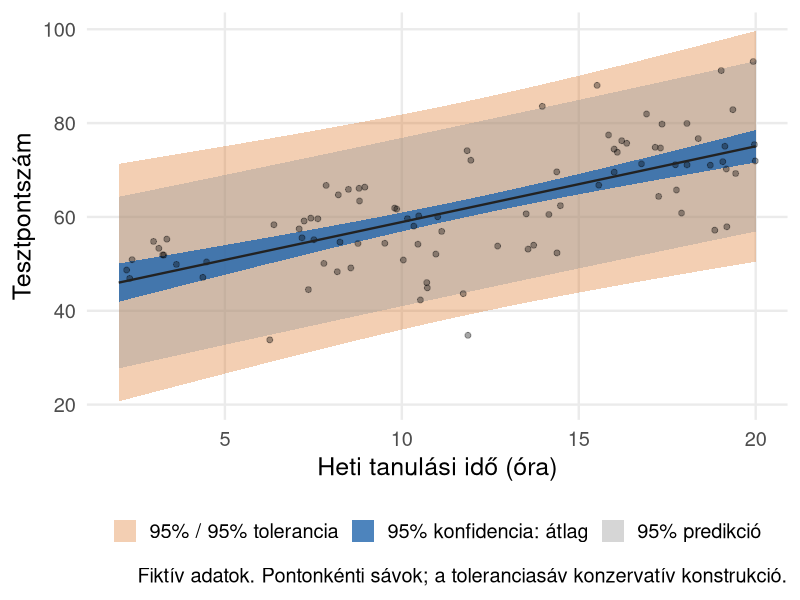
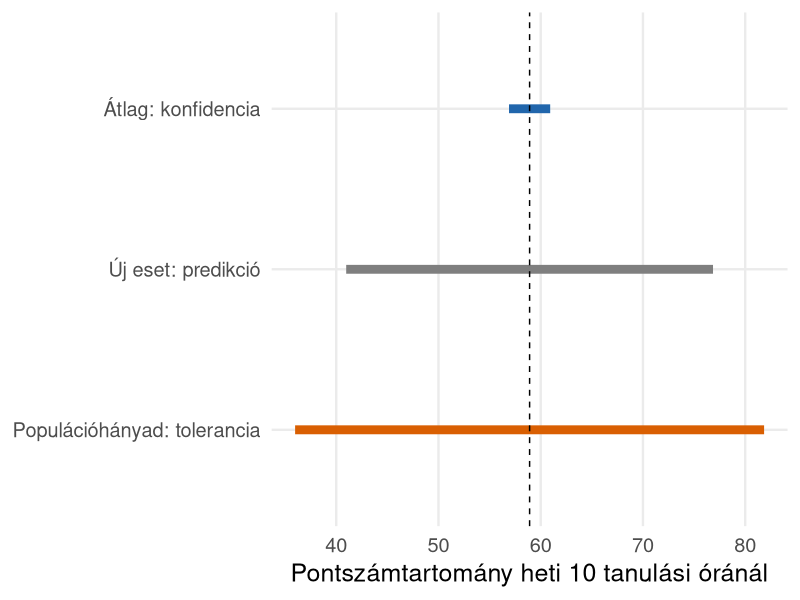

These figures' R source, in order:
## ---- chunk 1
#| include: false
library(ggplot2)
set.seed(171026)
theme_set(theme_minimal(base_size=18)+theme(panel.grid.minor=element_blank()))
d <- data.frame(x=runif(90,2,20))
d$y <- 40+1.7*d$x+rnorm(nrow(d),0,8)
m <- lm(y~x,data=d)
grid <- data.frame(x=seq(2,20,length.out=150))
ci <- predict(m,grid,interval="confidence",level=.95)
pi <- predict(m,grid,interval="prediction",level=.95)
nu <- df.residual(m)
sigma_hat <- sigma(m)
h <- 1/nrow(d)+(grid$x-mean(d$x))^2/sum((d$x-mean(d$x))^2)
alpha <- .05
P <- .95
# Konzervatív pontonkénti TI: Bonferroni a feltételes átlag és szórás korlátaira.
mean_margin <- qt(1-alpha/4,nu)*sigma_hat*sqrt(h)
sigma_upper <- sigma_hat*sqrt(nu/qchisq(alpha/2,nu))
ti_margin <- mean_margin+qnorm((1+P)/2)*sigma_upper
grid$fit <- ci[,"fit"]
grid$ci_lo <- ci[,"lwr"];grid$ci_hi <- ci[,"upr"]
grid$pi_lo <- pi[,"lwr"];grid$pi_hi <- pi[,"upr"]
grid$ti_lo <- grid$fit-ti_margin;grid$ti_hi <- grid$fit+ti_margin
## ---- chunk 2
#| fig-width: 11
#| fig-height: 5.5
ggplot(grid,aes(x,fit))+
  geom_ribbon(aes(ymin=ti_lo,ymax=ti_hi,fill="95% / 95% tolerancia"),alpha=.30)+
  geom_ribbon(aes(ymin=pi_lo,ymax=pi_hi,fill="95% predikció"),alpha=.40)+
  geom_ribbon(aes(ymin=ci_lo,ymax=ci_hi,fill="95% konfidencia: átlag"),alpha=.8)+
  geom_point(data=d,aes(x,y),inherit.aes=FALSE,alpha=.35,size=1.7)+
  geom_line(color="#222222",linewidth=.8)+
  scale_fill_manual(values=c("95% / 95% tolerancia"="#d95f02",
                            "95% predikció"="grey60",
                            "95% konfidencia: átlag"="#2166ac"),name=NULL)+
  labs(x="Heti tanulási idő (óra)",y="Tesztpontszám",
       caption="Fiktív adatok. Pontonkénti sávok; a toleranciasáv konzervatív konstrukció.")+
  theme(legend.position="bottom")
## ---- chunk 3
#| fig-width: 10
#| fig-height: 4.8
x0 <- 10
ci0 <- predict(m,data.frame(x=x0),interval="confidence")
pi0 <- predict(m,data.frame(x=x0),interval="prediction")
h0 <- 1/nrow(d)+(x0-mean(d$x))^2/sum((d$x-mean(d$x))^2)
margin0 <- qt(1-alpha/4,nu)*sigma_hat*sqrt(h0)+qnorm((1+P)/2)*sigma_upper
ranges <- data.frame(
 tipus=factor(c("Átlag: konfidencia","Új eset: predikció","Populációhányad: tolerancia"),
              levels=c("Populációhányad: tolerancia","Új eset: predikció","Átlag: konfidencia")),
 lo=c(ci0[1,"lwr"],pi0[1,"lwr"],ci0[1,"fit"]-margin0),
 hi=c(ci0[1,"upr"],pi0[1,"upr"],ci0[1,"fit"]+margin0))
ggplot(ranges,aes(y=tipus,color=tipus))+
 geom_segment(aes(x=lo,xend=hi,yend=tipus),linewidth=3)+
 geom_vline(xintercept=ci0[1,"fit"],linetype="dashed")+
 scale_color_manual(values=c("Átlag: konfidencia"="#2166ac","Új eset: predikció"="grey50",
                             "Populációhányad: tolerancia"="#d95f02"),guide="none")+
 labs(x="Pontszámtartomány heti 10 tanulási óránál",y=NULL)
